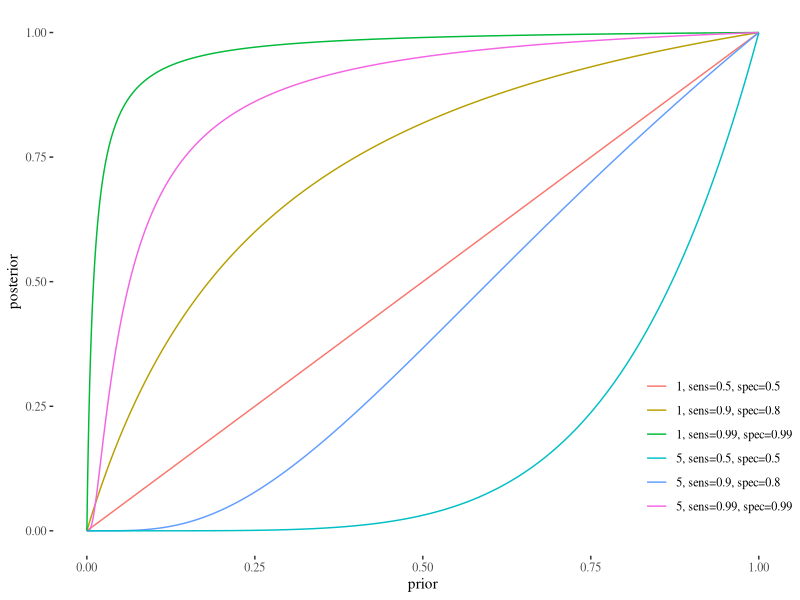
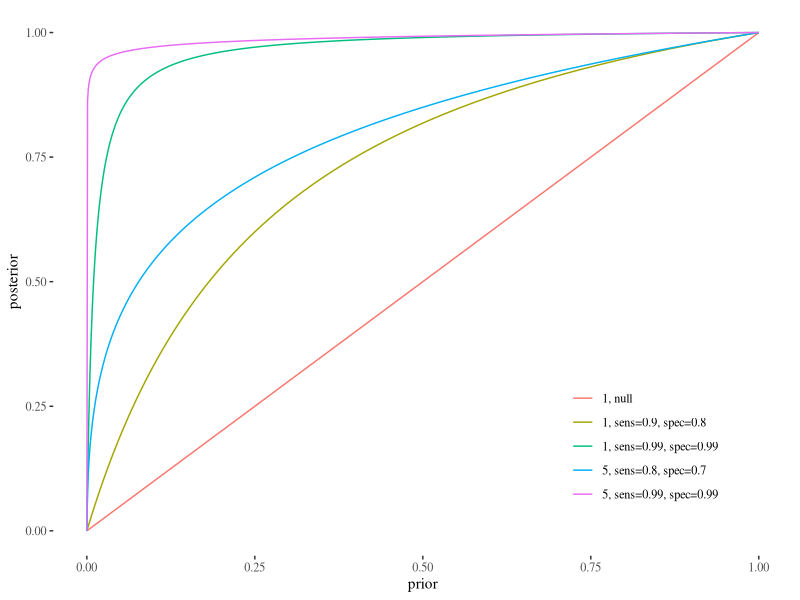
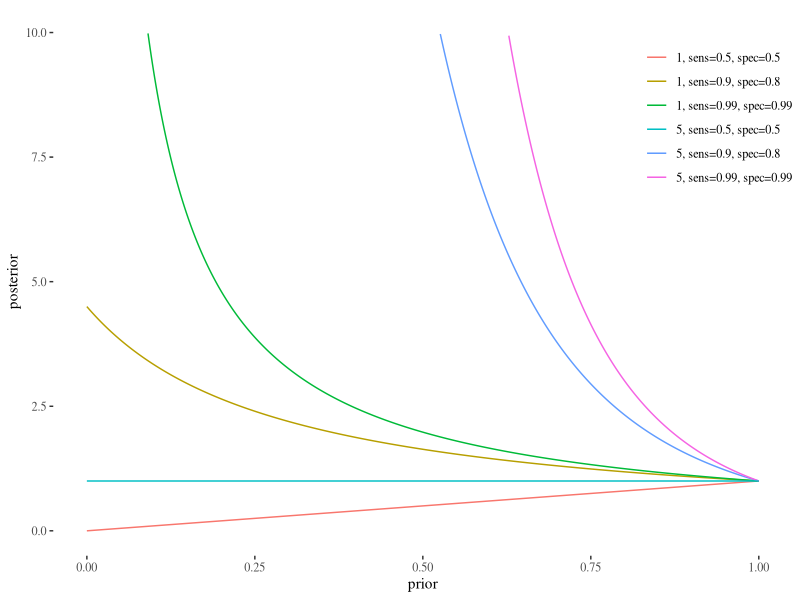
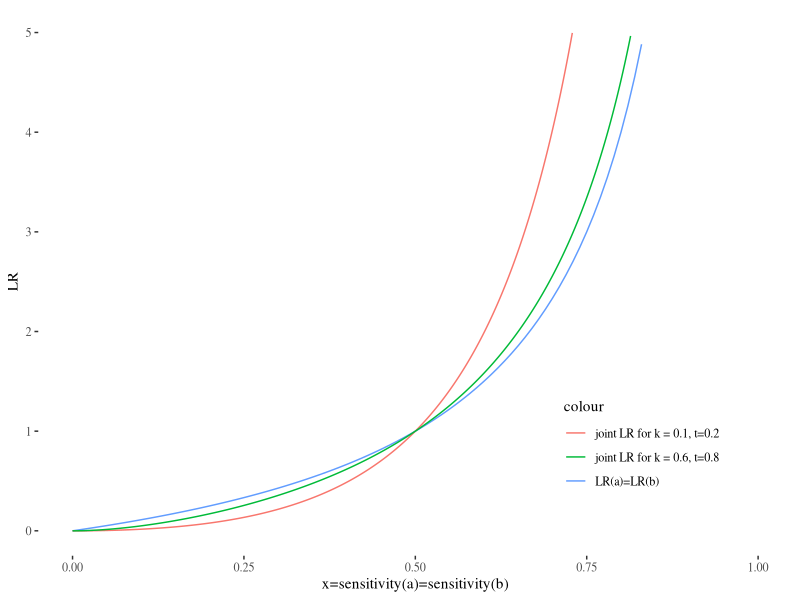
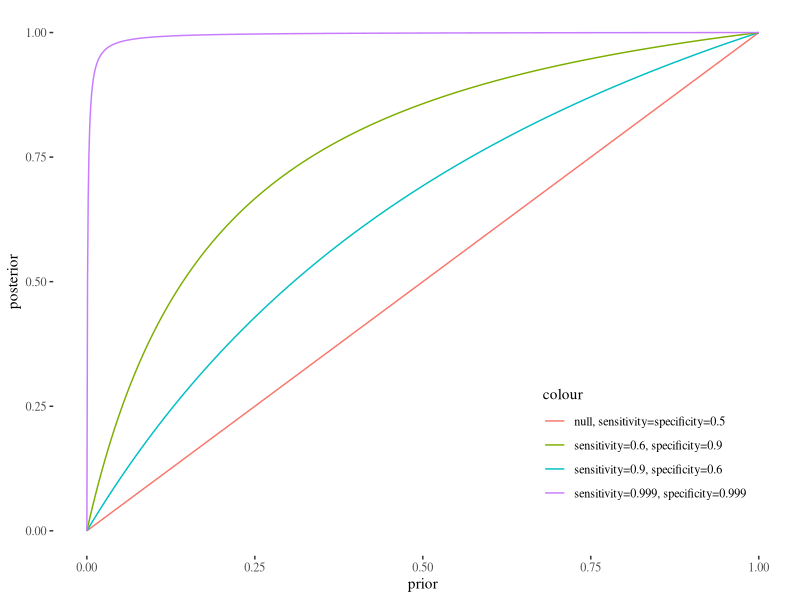
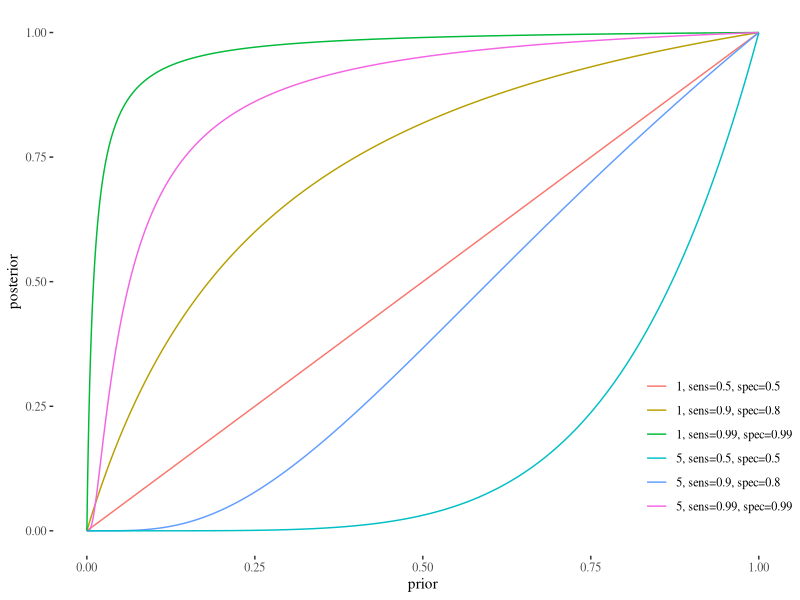
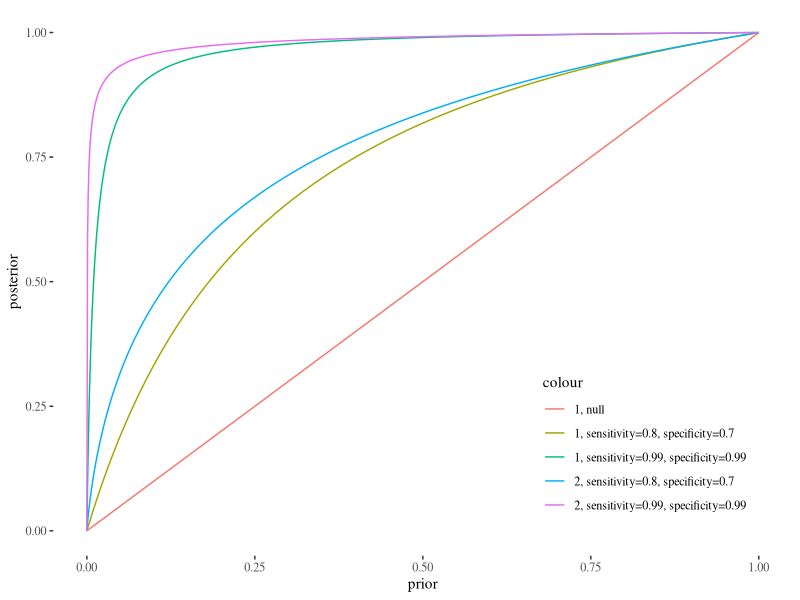
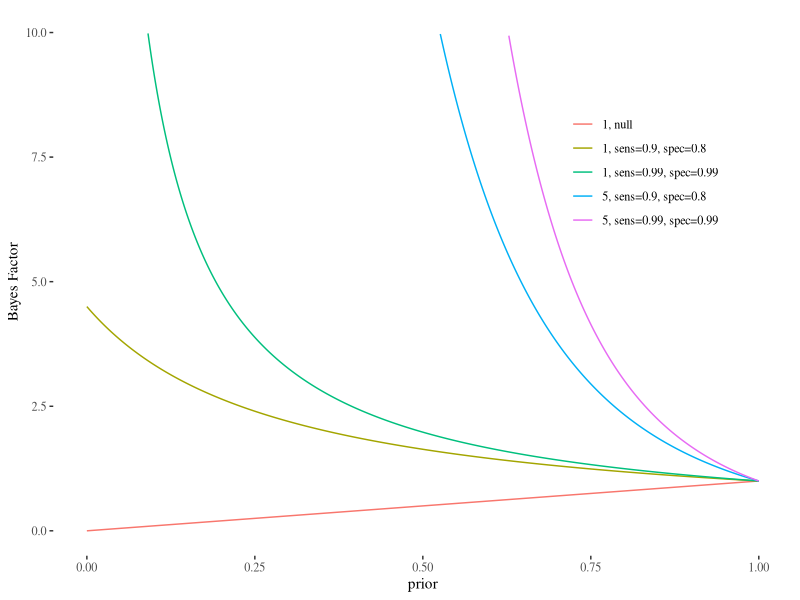

Here is the R script that generated these plots, in order:
## ---- chunk 1
knitr::opts_chunk$set(echo = TRUE)
## ---- chunk 2
0.5^(1/10)
## ---- chunk 3
0.95^(1/10)
## ---- chunk 4
0.95^(10)
## ---- chunk 5
library(ggplot2)
library(ggthemes)


post <- function (x, s1, s2){
  (x)*
    (
      s1/
        (s1*x+(1-s2)*(1-x))
     )
}


postn <- function (x, s1, s2, n){
  ((x)^n)*
    ((
      s1/
        (s1*x+(1-s2)*(1-x))
     )^n)
    
}

x <-seq(0,1,by=0.001)
y0908 <- post(x, 0.9, 0.8)
y0909 <- post(x, 0.99, 0.99)
yy0908 <- postn(x, 0.9, 0.8, 2)
yy0909 <- postn(x, 0.99, 0.99, 2)
yynull <- postn(x, 0.5, 0.5, 2)
y50908 <- postn(x, 0.9, 0.8, 5)
y50909 <- postn(x, 0.99, 0.99, 5)
y5null <- postn(x, 0.5, 0.5, 5)


ggplot() +
  stat_function(fun=function(x)(x), geom="line", aes(colour="1, sens=0.5, spec=0.5"))+
  #geom_line(aes(x = x, y = yynull,color = "2, sens=0.5, spec=0.5")) +
  geom_line(aes(x = x, y = y0908,color = "1, sens=0.9, spec=0.8")) +
  geom_line(aes(x = x, y = y0909,color = "1, sens=0.99, spec=0.99")) +
  #geom_line(aes(x = x, y = yy0908,color = "2, sens=0.9, spec=0.8")) +
  # geom_line(aes(x = x, y = yy0909,color = "2, sens=0.99, spec=0.99")) +
  geom_line(aes(x = x, y = y50908,color = "5, sens=0.9, spec=0.8")) +
  geom_line(aes(x = x, y = y50909,color = "5, sens=0.99, spec=0.99")) +
  geom_line(aes(x = x, y = y5null, color = "5, sens=0.5, spec=0.5")) +
        ylim(c(0,1))+
  xlab("prior")+ ylab("posterior")+theme_tufte()+
  theme(legend.position = c(0.9, 0.2), legend.title = element_blank())
## ---- chunk 6
library(ggplot2)
library(ggthemes)


post <- function (x, s1, s2){
  (x)*
    (
      s1/
        (s1*x+(1-s2)*(1-x))
     )
}


postnEq <- function (x, s1, s2, n){
  ((x^(1/n))^5)*
    ((
      s1/
        (s1*x^(1/n)+(1-s2)*(1-x^(1/n)))
     )^n)
}

x <-seq(0,1,by=0.001)
y0908 <- post(x, 0.9, 0.8)
y0909 <- post(x, 0.99, 0.99)
y50908 <- postnEq(x, 0.9, 0.8, 5)
y50909 <- postnEq(x, 0.99, 0.99, 5)
y5null <- postnEq(x, 0.5, 0.5, 5)

ggplot() +
  stat_function(fun=function(x)(x), geom="line", aes(colour="1, null"))+
  geom_line(aes(x = x, y = y0908,color = "1, sens=0.9, spec=0.8")) +
  geom_line(aes(x = x, y = y0909,color = "1, sens=0.99, spec=0.99")) +
  geom_line(aes(x = x, y = y50908,color = "5, sens=0.8, spec=0.7")) +
  geom_line(aes(x = x, y = y50909,color = "5, sens=0.99, spec=0.99")) +
        ylim(c(0,1))+
  xlab("prior")+ ylab("posterior")+theme_tufte()+
  theme(legend.position = c(0.8, 0.2), legend.title = element_blank())
## ---- chunk 7
library(ggplot2)
library(ggthemes)


bf <- function (x, s1, s2){
  
    (
      s1/
        (s1*x+(1-s2)*(1-x))
     )
}


bfn <- function (x, s1, s2, n){
  
    (
      s1/
        (s1*x+(1-s2)*(1-x))
     )^n
    
}

x <-seq(0,1,by=0.001)
y0908 <- bf(x, 0.9, 0.8)
y0909 <- bf(x, 0.99, 0.99)
yy0908 <- bfn(x, 0.9, 0.8, 2)
yy0909 <- bfn(x, 0.99, 0.99, 2)
yynull <- bfn(x, 0.5, 0.5, 2)
y50908 <- bfn(x, 0.9, 0.8, 5)
y50909 <- bfn(x, 0.99, 0.99, 5)
y5null <- bfn(x, 0.5, 0.5, 5)


ggplot() +
  stat_function(fun=function(x)(x), geom="line", aes(colour="1, sens=0.5, spec=0.5"))+
  #geom_line(aes(x = x, y = yynull,color = "2, sens=0.5, spec=0.5")) +
  geom_line(aes(x = x, y = y0908,color = "1, sens=0.9, spec=0.8")) +
  geom_line(aes(x = x, y = y0909,color = "1, sens=0.99, spec=0.99")) +
  #geom_line(aes(x = x, y = yy0908,color = "2, sens=0.9, spec=0.8")) +
  # geom_line(aes(x = x, y = yy0909,color = "2, sens=0.99, spec=0.99")) +
  geom_line(aes(x = x, y = y50908,color = "5, sens=0.9, spec=0.8")) +
  geom_line(aes(x = x, y = y50909,color = "5, sens=0.99, spec=0.99")) +
  geom_line(aes(x = x, y = y5null, color = "5, sens=0.5, spec=0.5")) +
        ylim(c(0,10))+
  xlab("prior")+ ylab("posterior")+theme_tufte()+
  theme(legend.position = c(0.9, 0.8), legend.title = element_blank())
## ---- chunk 8
0.95/0.1
0.95/(0.1)^2
(0.95/0.1)^2
0.95/0.01
0.95/(0.01)^2
(0.95/0.01)^2
0.95/(0.001)^2
(0.95/0.001)^2
0.5/0.1
0.5/(0.1)^2
(0.5/0.1)^2
## ---- chunk 9
library(ggplot2)
library(ggthemes)

combined <- function (x,k,t) {
  (x^2)/
(
  ((1-k)*t*(1-x)*x + k*(1-t)*x*(1-x) + (1-k)*(1-t)*(1-x)*(1-x))
  /
    ((1-k)*t +(1-t)*k+(1-k)*(1-t))
)
}

combinedMarcello <- function(x,k,t){
  (x^2)/(k*(1-t)*(x)*(1-x)+(1-k)*t*x*(1-x)+(1-k)*(1-t)*(1-x)*(1-x))
}

x <-seq(0,1,by=0.001)
y0102 <- combined(x,0.1,0.2)
y0608 <- combined(x,0.6,0.8)

ggplot() +
  stat_function(fun=function(x)(x/(1-x)), geom="line", aes(colour="LR(a)=LR(b)"))+
  geom_line(aes(x = x, y = y0102,color = "joint LR for k = 0.1, t=0.2")) +
  geom_line(aes(x = x, y = y0608,color = "joint LR for k = 0.6, t=0.8")) +
        ylim(c(0,5))+
  xlab("x=sensitivity(a)=sensitivity(b)")+ ylab("LR")+theme_tufte()+
  theme(legend.position = c(0.8, 0.2))
## ---- chunk 10
(0.95/(1-0.95))/(0.2/(1-0.2))
(0.95/(1-0.95))/(0.3/(1-0.3))
(0.95/(1-0.95))/((0.3*0.2)/(1-(0.3*0.2)))
## ---- chunk 11
(0.5/(1-0.5))/(0.2/(1-0.2))
(0.5/(1-0.5))/(0.3/(1-0.3))
(0.5/(1-0.5))/((0.3*0.2)/(1-(0.3*0.2)))
## ---- chunk 12
(0.95/(1-0.95))/(0.2/(1-0.2))
(0.987/(1-0.987))

(0.95/(1-0.95))/(0.3/(1-0.3))
(0.978/(1-0.978))

(0.987*0.978)/
(
  ((1-0.2)*(1-0.987)*0.3*0.978+0.2*0.987*(1-0.3)*(1-0.978)+(1-0.987)*(1-0.2)*(1-0.978)*(1-0.3))/
  ((1-0.2)*0.3+0.2*(1-0.3)+(1-0.2)*(1-0.3))
)
## ---- chunk 13
(0.5/(1-0.5))/(0.2/(1-0.2))
(0.8/(1-0.8))

(0.5/(1-0.5))/(0.3/(1-0.3))
(0.7/(1-0.7))


(0.8*0.7)/
(
  ((1-0.2)*(1-0.8)*0.3*0.7+0.2*0.8*(1-0.3)*(1-0.7)+(1-0.8)*(1-0.2)*(1-0.7)*(1-0.3))/
  ((1-0.2)*0.3+0.2*(1-0.3)+(1-0.2)*(1-0.3))
)
## ---- chunk 14
library(ggplot2)
library(ggthemes)


post <- function (x, s1, s2){
  (x)*
    (
      s1/
        (s1*x+(1-s2)*(1-x))
     )
}

x <-seq(0,1,by=0.001)
y0906 <- post(x, 0.9, 0.6)
y0609 <- post(x, 0.6, 0.9)
y0909 <- post(x, 0.999, 0.999)

ggplot() +
  stat_function(fun=function(x)(x), geom="line", aes(colour="null, sensitivity=specificity=0.5"))+
  geom_line(aes(x = x, y = y0906,color = "sensitivity=0.9, specificity=0.6")) +
  geom_line(aes(x = x, y = y0609,color = "sensitivity=0.6, specificity=0.9")) +
  geom_line(aes(x = x, y = y0909,color = "sensitivity=0.999, specificity=0.999")) +
        ylim(c(0,1))+
  xlab("prior")+ ylab("posterior")+theme_tufte()+
  theme(legend.position = c(0.8, 0.2))
## ---- chunk 15
library(ggplot2)
library(ggthemes)


post <- function (x, s1, s2){
  (x)*
    (
      s1/
        (s1*x+(1-s2)*(1-x))
     )
}


postn <- function (x, s1, s2, n){
  ((x)^n)*
    ((
      s1/
        (s1*x+(1-s2)*(1-x))
     )^n)
    
}

x <-seq(0,1,by=0.001)
y0908 <- post(x, 0.9, 0.8)
y0909 <- post(x, 0.99, 0.99)
yy0908 <- postn(x, 0.9, 0.8, 2)
yy0909 <- postn(x, 0.99, 0.99, 2)
yynull <- postn(x, 0.5, 0.5, 2)
y50908 <- postn(x, 0.9, 0.8, 5)
y50909 <- postn(x, 0.99, 0.99, 5)
y5null <- postn(x, 0.5, 0.5, 5)


ggplot() +
  stat_function(fun=function(x)(x), geom="line", aes(colour="1, sens=0.5, spec=0.5"))+
  #geom_line(aes(x = x, y = yynull,color = "2, sens=0.5, spec=0.5")) +
  geom_line(aes(x = x, y = y0908,color = "1, sens=0.9, spec=0.8")) +
  geom_line(aes(x = x, y = y0909,color = "1, sens=0.99, spec=0.99")) +
  #geom_line(aes(x = x, y = yy0908,color = "2, sens=0.9, spec=0.8")) +
  # geom_line(aes(x = x, y = yy0909,color = "2, sens=0.99, spec=0.99")) +
  geom_line(aes(x = x, y = y50908,color = "5, sens=0.9, spec=0.8")) +
  geom_line(aes(x = x, y = y50909,color = "5, sens=0.99, spec=0.99")) +
  geom_line(aes(x = x, y = y5null, color = "5, sens=0.5, spec=0.5")) +
        ylim(c(0,1))+
  xlab("prior")+ ylab("posterior")+theme_tufte()+
  theme(legend.position = c(0.9, 0.2), legend.title = element_blank())
## ---- chunk 16
library(ggplot2)
library(ggthemes)


post <- function (x, s1, s2){
  (x)*
    (
      s1/
        (s1*x+(1-s2)*(1-x))
     )
}


post2 <- function (x, s1, s2){
  (x)*
    (
      s1/
        (s1*sqrt(x)+(1-s2)*(1-sqrt(x)))
     )*
    (
      s1/
        (s1*sqrt(x)+(1-s2)*(1-sqrt(x)))
     )
}

x <-seq(0,1,by=0.001)
y0908 <- post(x, 0.9, 0.8)
y0909 <- post(x, 0.99, 0.99)
yy0908 <- post2(x, 0.9, 0.8)
yy0909 <- post2(x, 0.99, 0.99)
yynull <- post2(x, 0.5, 0.5)

ggplot() +
  stat_function(fun=function(x)(x), geom="line", aes(colour="1, null"))+
  geom_line(aes(x = x, y = y0908,color = "1, sensitivity=0.8, specificity=0.7")) +
  geom_line(aes(x = x, y = y0909,color = "1, sensitivity=0.99, specificity=0.99")) +
  geom_line(aes(x = x, y = yy0908,color = "2, sensitivity=0.8, specificity=0.7")) +
  geom_line(aes(x = x, y = yy0909,color = "2, sensitivity=0.99, specificity=0.99")) +
        ylim(c(0,1))+
  xlab("prior")+ ylab("posterior")+theme_tufte()+
  theme(legend.position = c(0.8, 0.2))
## ---- chunk 17
library(ggplot2)
library(ggthemes)


bf <- function (x, s1, s2){
  
    (
      s1/
        (s1*x+(1-s2)*(1-x))
     )
}


bfn <- function (x, s1, s2, n){

    (
      s1/
        (s1*x+(1-s2)*(1-x))
     )^n
}

x <-seq(0,1,by=0.001)
y0908 <- bf(x, 0.9, 0.8)
y0909 <- bf(x, 0.99, 0.99)
y50908 <- bfn(x, 0.9, 0.8, 5)
y50909 <- bfn(x, 0.99, 0.99, 5)
y5null <- bfn(x, 0.5, 0.5, 5)

ggplot() +
  stat_function(fun=function(x)(x), geom="line", aes(colour="1, null"))+
  geom_line(aes(x = x, y = y0908,color = "1, sens=0.9, spec=0.8")) +
  geom_line(aes(x = x, y = y0909,color = "1, sens=0.99, spec=0.99")) +
  geom_line(aes(x = x, y = y50908,color = "5, sens=0.9, spec=0.8")) +
  geom_line(aes(x = x, y = y50909,color = "5, sens=0.99, spec=0.99")) +
        ylim(c(0,10))+
  xlab("prior")+ ylab("Bayes Factor")+theme_tufte()+
  theme(legend.position = c(0.8, 0.7), legend.title = element_blank())
## ---- chunk 18
library(ggplot2)
library(ggthemes)


bf <- function (x, s1, s2){
  
    (
      s1/
        (s1*x+(1-s2)*(1-x))
     )
}


bfnEq <- function (x, s1, s2, n){

    (
      s1/
        (s1*x^(1/n)+(1-s2)*(1-x^(1/n)))
     )^n
}

x <-seq(0,1,by=0.001)
y0908 <- bf(x, 0.9, 0.8)
y0909 <- bf(x, 0.99, 0.99)
y50908 <- bfnEq(x, 0.9, 0.8, 5)
y50909 <- bfnEq(x, 0.99, 0.99, 5)
y5null <- bfnEq(x, 0.5, 0.5, 5)

ggplot() +
  stat_function(fun=function(x)(x), geom="line", aes(colour="1, null"))+
  geom_line(aes(x = x, y = y0908,color = "1, sens=0.9, spec=0.8")) +
  geom_line(aes(x = x, y = y0909,color = "1, sens=0.99, spec=0.99")) +
  geom_line(aes(x = x, y = y50908,color = "5, sens=0.9, spec=0.8")) +
  geom_line(aes(x = x, y = y50909,color = "5, sens=0.99, spec=0.99")) +
        ylim(c(0,10))+
  xlab("prior")+ ylab("Bayes Factor Prior Equalized")+theme_tufte()+
  theme(legend.position = c(0.8, 0.7), legend.title = element_blank())
